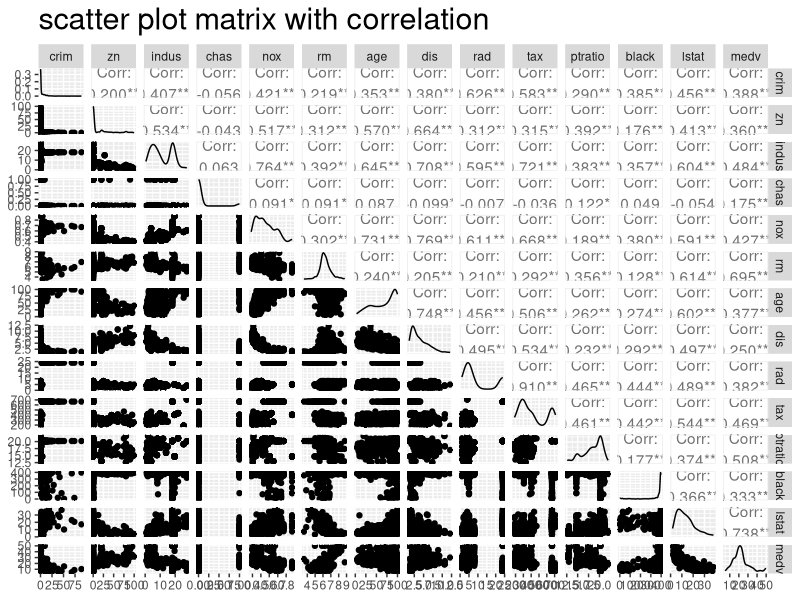
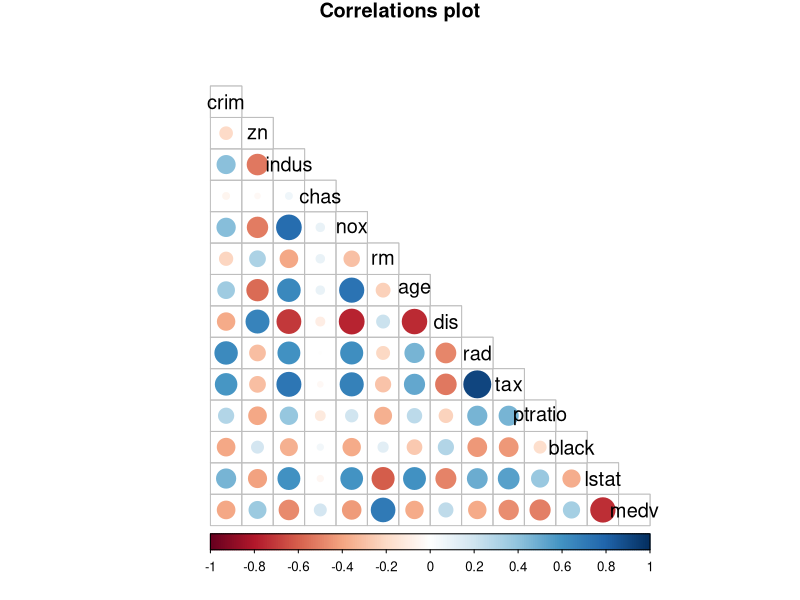
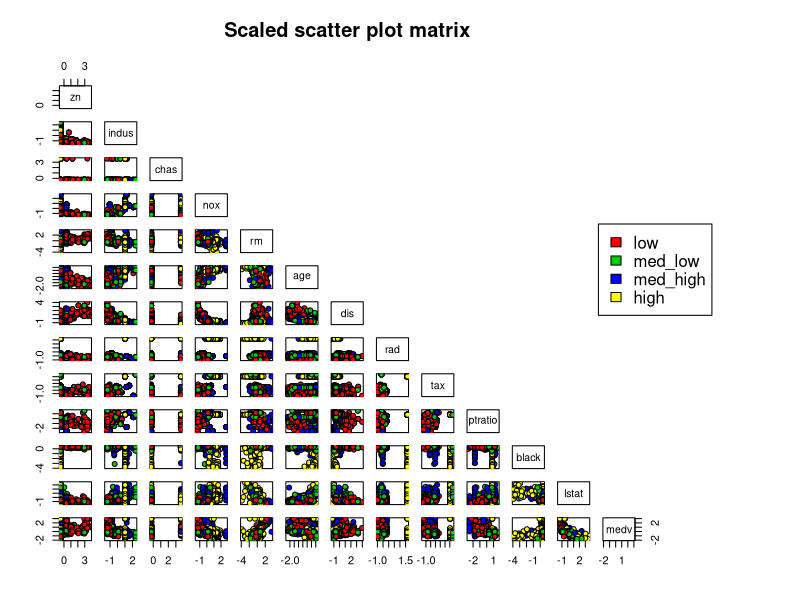
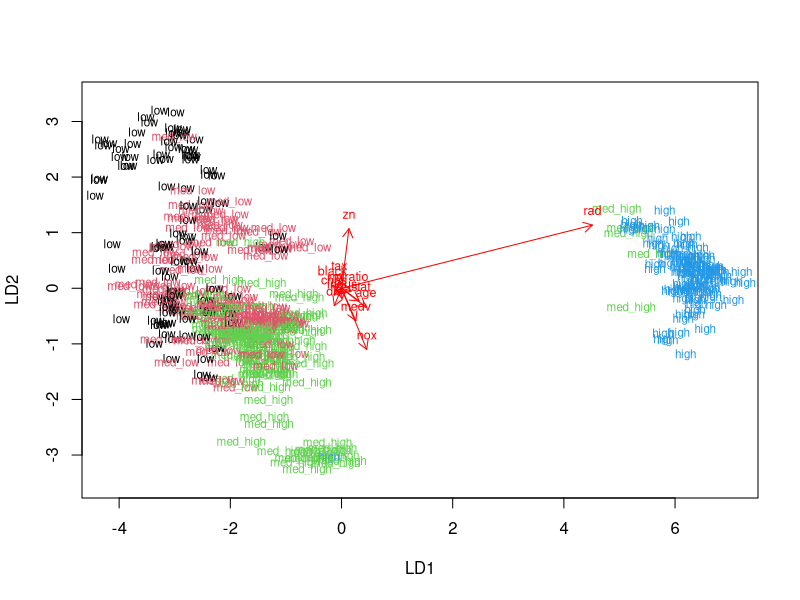
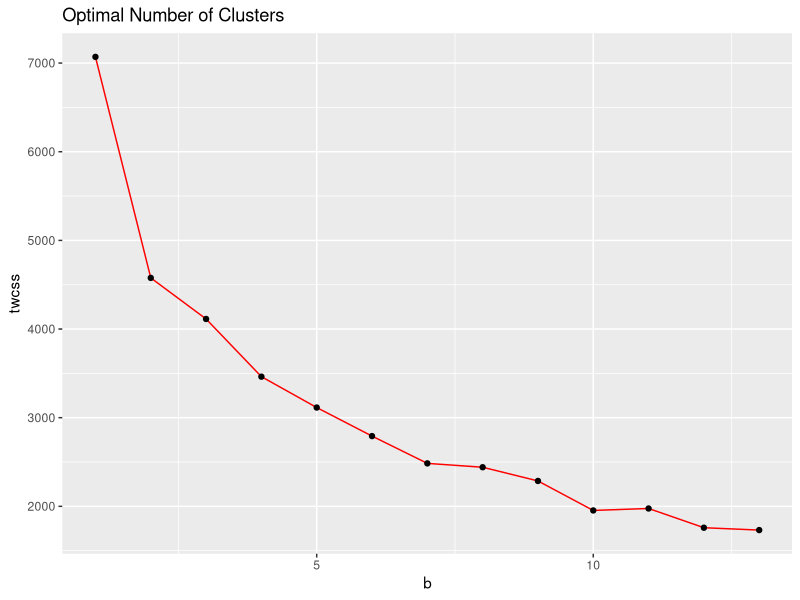
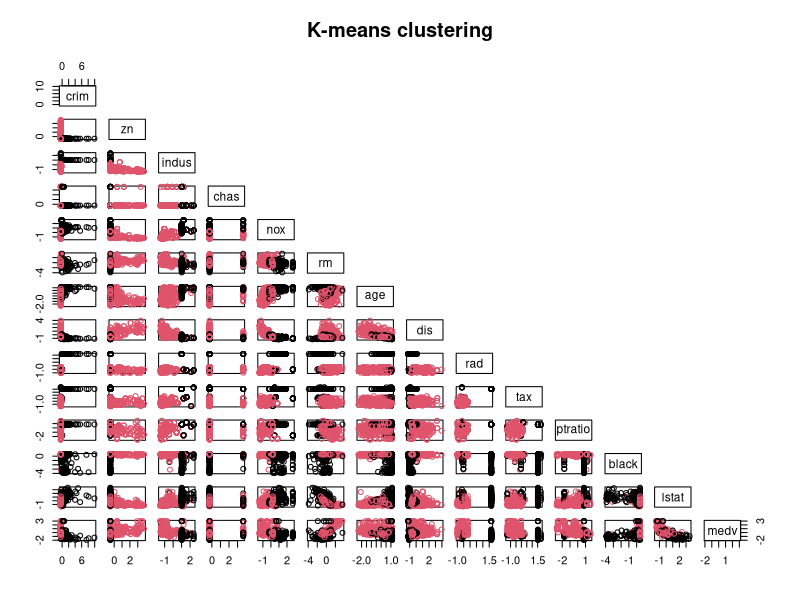
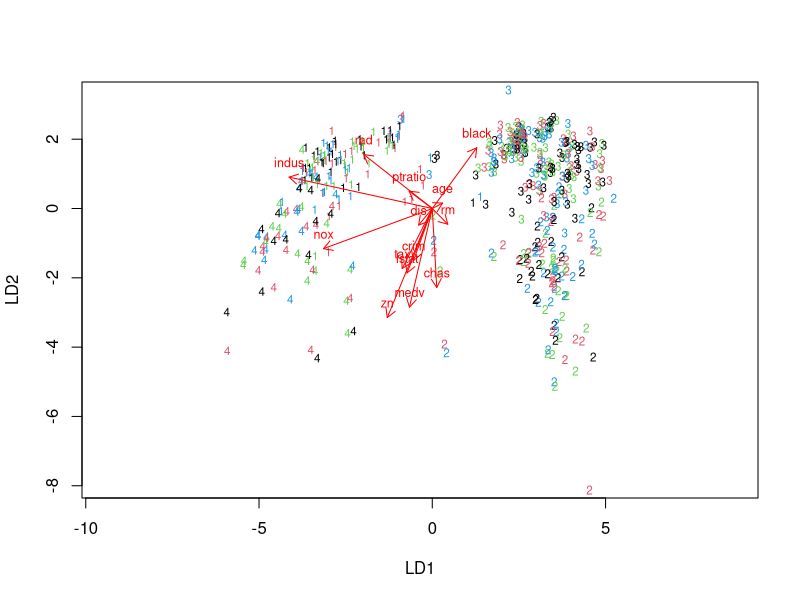

Generate these figures, in order, with R:
## ---- chunk 1
#install.packages("corrplot") install corrplot package
#install.packages("kableExtra")
library(GGally)
library(ggplot2)
library(tidyr)
library(dplyr)
library(MASS)
library(corrplot)
library(ggpubr)
library(magrittr)
library(boot)
library(knitr)
library(kableExtra)
#library("DT")
## ---- chunk 2
# load the data
data("Boston")

str(Boston)
dim(Boston)
## ---- chunk 3
Boston_summary= do.call(cbind, lapply(Boston, summary))

kable(Boston_summary,"html", caption="Boston summary table") %>%   kable_styling(bootstrap_options ="condensed",  font_size = 13, full_width = F, position = "left") %>% column_spec(1:1, bold = T,color = "white", background = "green") %>% row_spec(0, bold = T,  color = "white", background = "green")

## ---- chunk 4

p1=ggpairs(Boston,title="scatter plot matrix with correlation") 
p1 + theme(plot.title = element_text(size = rel(2)))

## ---- chunk 5

cor_matrix<-cor(Boston) %>% round(digits=2)

# visualize the correlation matrix

corrplot(cor_matrix, method="circle", type = "lower", cl.pos = "b", tl.col="black", tl.pos = "d", tl.cex = 1.2,title="Correlations plot",mar=c(0,0,1,0))
## ---- chunk 6
boston_scaled <- scale(Boston)


boston_scaled<-as.data.frame(boston_scaled)
## ---- chunk 7


Boston_summary_scaled= do.call(cbind, lapply(boston_scaled, summary))

kable(Boston_summary_scaled,"html") %>%   kable_styling(bootstrap_options ="condensed",  font_size = 13, full_width = F, position = "left") %>% column_spec(1:1, bold = T,color = "white", background = "green") %>% row_spec(0, bold = T,  color = "white", background = "green")

## ---- chunk 8

bins <- quantile(boston_scaled$crim)
crime <- cut(boston_scaled$crim, breaks = bins, include.lowest = TRUE, label=c("low", "med_low", "med_high", "high"))
boston_scaled <- dplyr::select(boston_scaled, -crim)
boston_scaled <- data.frame(boston_scaled, crime)
pairs(boston_scaled[1:13], main = "Scaled scatter plot matrix",
      pch = 21, bg = c("red", "green3", "blue","yellow")[boston_scaled$crime],
      oma=c(4,4,6,12),upper.panel = NULL)
par(xpd=TRUE)
legend(0.85, 0.7, as.vector(unique(boston_scaled$crime)),  
       fill=c("red", "green3", "blue","yellow"))
## ---- chunk 9
n <- nrow(boston_scaled)

# choose randomly 80% of the rows
ind <- sample(n,  size = n * 0.8)

train <- boston_scaled[ind,]

test <- boston_scaled[-ind,]

# save the correct classes from test data
correct_classes <- test$crime

# remove the crime variable from test data
test <- dplyr::select(test, -crime)

## ---- chunk 10


# linear discriminant analysis
lda.fit <- lda(crime ~ ., data = train)
lda.fit
## ---- chunk 11

lda.arrows <- function(x, myscale = 1, arrow_heads = 0.1, color = "red", tex = 0.75, choices = c(1,2)){
  heads <- coef(x)
  arrows(x0 = 0, y0 = 0, 
         x1 = myscale * heads[,choices[1]], 
         y1 = myscale * heads[,choices[2]], col=color, length = arrow_heads)
  text(myscale * heads[,choices], labels = row.names(heads), 
       cex = tex, col=color, pos=3)
}

classes <- as.numeric(train$crime)

# plot the lda results
plot(lda.fit, dimen = 2, col=classes)
lda.arrows(lda.fit, myscale = 1.4)

## ---- chunk 12

lda.pred <- predict(lda.fit, newdata = test)

table(correct = correct_classes, predicted = lda.pred$class)

## ---- chunk 13

data('Boston')

boston_scaled2 <- scale(Boston)

dist_eu <- dist(boston_scaled2)

set.seed(12345)

k_max <- 13

twcss <- sapply(1:k_max, function(k){kmeans(boston_scaled2, k)$tot.withinss})

#qplot(x = 1:k_max, y = twcss, geom =c("point", "line"),span = 0.2)

# k-means clustering
b=x = 1:k_max
aa=data.frame(cbind(b,twcss))

ggplot(data=aa, aes(x=b, y=twcss, group=1)) +
  geom_line(color="red")+
  geom_point() + ggtitle("Optimal Number of Clusters")

## ---- chunk 14

km <-kmeans(boston_scaled2, centers = 2)

# plot the Boston dataset with clusters
pairs(boston_scaled2, main = "K-means clustering",col = km$cluster, upper.panel = NULL)

## ---- chunk 15
boston_scaled_bonus<-as.data.frame(scale(Boston))
set.seed(12345)
km_bonus<-kmeans(dist_eu, centers = 4)

myclust<-data.frame(km_bonus$cluster)
boston_scaled_bonus$clust<-km_bonus$cluster
lda.fit_bonus<-lda(clust~., data = boston_scaled_bonus)
lda.fit_bonus


lda.arrows <- function(x, myscale = 1, arrow_heads = 0.1, color = "red", tex = 0.75, choices = c(1,2)){
  heads <- coef(x)
  arrows(x0 = 0, y0 = 0, 
         x1 = myscale * heads[,choices[1]], 
         y1 = myscale * heads[,choices[2]], col=color, length = arrow_heads)
  text(myscale * heads[,choices], labels = row.names(heads), 
       cex = tex, col=color, pos=3)
}


# plot the lda results
plot(lda.fit_bonus, dimen = 2, col=classes)
lda.arrows(lda.fit_bonus, myscale = 3)
